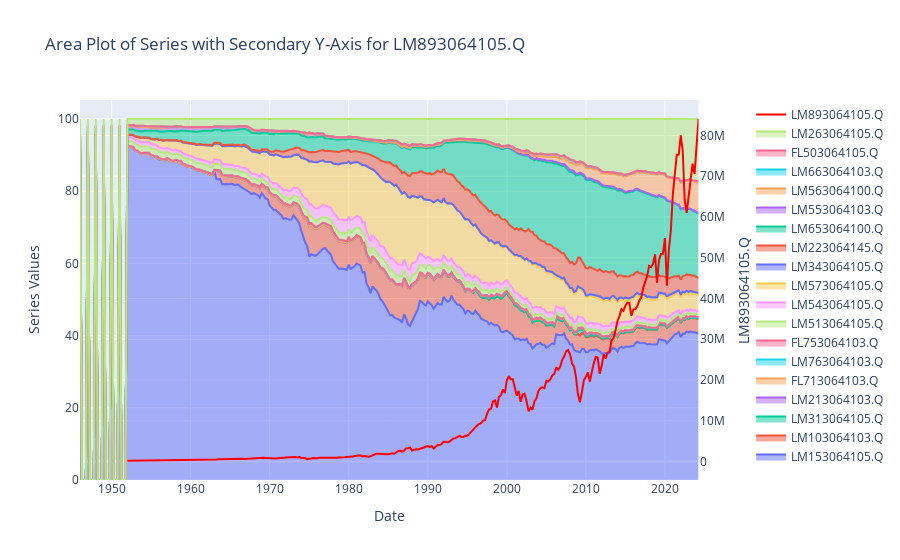

The code cell stored with this chart in its notebook:
### Code cell
import plotly.graph_objects as go
from plotly.subplots import make_subplots

# Assuming 'series_names' is a list of column names in merged_df
series_names = [col for col in merged_df.columns if col not in ['Date', 'LM893064105.Q']]

# Create a subplot with secondary y-axis
fig = make_subplots(specs=[[{"secondary_y": True}]])

# Add area traces for each series in series_names
for series in series_names:
    fig.add_trace(
        go.Scatter(x=merged_df['Date'], y=merged_df[series], mode='lines', stackgroup='one', name=series),
        secondary_y=False,
    )

# Add a line trace for 'LM893064105.Q' on the secondary y-axis
fig.add_trace(
    go.Scatter(x=merged_df['Date'], y=merged_df['LM893064105.Q'], mode='lines', name='LM893064105.Q', line=dict(color='red')),
    secondary_y=True,
)

# Update layout
fig.update_layout(
    title='Area Plot of Series with Secondary Y-Axis for LM893064105.Q',
    xaxis_title='Date',
    yaxis_title='Series Values',
    yaxis2_title='LM893064105.Q',
)

# Show the plot
fig.show()

### Figure 1 — Plotly figure (JSON) as saved in the notebook; plotly's stock layout.template omitted (floating-point values rounded to 4 significant figures; data arrays with more than 128 entries replaced by an {"elided": "..."} marker saying what was removed)
{"data": [{"mode": "lines", "name": "LM153064105.Q", "stackgroup": "one", "type": "scatter", "x": {"elided": "314 str values"}, "xaxis": "x", "y": {"elided": "314 float values"}, "yaxis": "y"}, {"mode": "lines", "name": "LM103064103.Q", "stackgroup": "one", "type": "scatter", "x": {"elided": "314 str values"}, "xaxis": "x", "y": {"elided": "314 float values"}, "yaxis": "y"}, {"mode": "lines", "name": "LM313064105.Q", "stackgroup": "one", "type": "scatter", "x": {"elided": "314 str values"}, "xaxis": "x", "y": {"elided": "314 float values"}, "yaxis": "y"}, {"mode": "lines", "name": "LM213064103.Q", "stackgroup": "one", "type": "scatter", "x": {"elided": "314 str values"}, "xaxis": "x", "y": {"elided": "314 float values"}, "yaxis": "y"}, {"mode": "lines", "name": "FL713064103.Q", "stackgroup": "one", "type": "scatter", "x": {"elided": "314 str values"}, "xaxis": "x", "y": {"elided": "314 float values"}, "yaxis": "y"}, {"mode": "lines", "name": "LM763064103.Q", "stackgroup": "one", "type": "scatter", "x": {"elided": "314 str values"}, "xaxis": "x", "y": {"elided": "314 float values"}, "yaxis": "y"}, {"mode": "lines", "name": "FL753064103.Q", "stackgroup": "one", "type": "scatter", "x": {"elided": "314 str values"}, "xaxis": "x", "y": {"elided": "314 float values"}, "yaxis": "y"}, {"mode": "lines", "name": "LM513064105.Q", "stackgroup": "one", "type": "scatter", "x": {"elided": "314 str values"}, "xaxis": "x", "y": {"elided": "314 float values"}, "yaxis": "y"}, {"mode": "lines", "name": "LM543064105.Q", "stackgroup": "one", "type": "scatter", "x": {"elided": "314 str values"}, "xaxis": "x", "y": {"elided": "314 float values"}, "yaxis": "y"}, {"mode": "lines", "name": "LM573064105.Q", "stackgroup": "one", "type": "scatter", "x": {"elided": "314 str values"}, "xaxis": "x", "y": {"elided": "314 float values"}, "yaxis": "y"}, {"mode": "lines", "name": "LM343064105.Q", "stackgroup": "one", "type": "scatter", "x": {"elided": "314 str values"}, "xaxis": "x", "y": {"elided": "314 float values"}, "yaxis": "y"}, {"mode": "lines", "name": "LM223064145.Q", "stackgroup": "one", "type": "scatter", "x": {"elided": "314 str values"}, "xaxis": "x", "y": {"elided": "314 float values"}, "yaxis": "y"}, {"mode": "lines", "name": "LM653064100.Q", "stackgroup": "one", "type": "scatter", "x": {"elided": "314 str values"}, "xaxis": "x", "y": {"elided": "314 float values"}, "yaxis": "y"}, {"mode": "lines", "name": "LM553064103.Q", "stackgroup": "one", "type": "scatter", "x": {"elided": "314 str values"}, "xaxis": "x", "y": {"elided": "314 float values"}, "yaxis": "y"}, {"mode": "lines", "name": "LM563064100.Q", "stackgroup": "one", "type": "scatter", "x": {"elided": "314 str values"}, "xaxis": "x", "y": {"elided": "314 float values"}, "yaxis": "y"}, {"mode": "lines", "name": "LM663064103.Q", "stackgroup": "one", "type": "scatter", "x": {"elided": "314 str values"}, "xaxis": "x", "y": {"elided": "314 float values"}, "yaxis": "y"}, {"mode": "lines", "name": "FL503064105.Q", "stackgroup": "one", "type": "scatter", "x": {"elided": "314 str values"}, "xaxis": "x", "y": {"elided": "314 float values"}, "yaxis": "y"}, {"mode": "lines", "name": "LM263064105.Q", "stackgroup": "one", "type": "scatter", "x": {"elided": "314 str values"}, "xaxis": "x", "y": {"elided": "314 float values"}, "yaxis": "y"}, {"line": {"color": "red"}, "mode": "lines", "name": "LM893064105.Q", "type": "scatter", "x": {"elided": "314 str values"}, "xaxis": "x", "y": {"elided": "314 int values"}, "yaxis": "y2"}], "layout": {"title": {"text": "Area Plot of Series with Secondary Y-Axis for LM893064105.Q"}, "xaxis": {"anchor": "y", "domain": [0, 0.94], "title": {"text": "Date"}}, "yaxis": {"anchor": "x", "domain": [0, 1], "title": {"text": "Series Values"}}, "yaxis2": {"anchor": "x", "overlaying": "y", "side": "right", "title": {"text": "LM893064105.Q"}}}}
